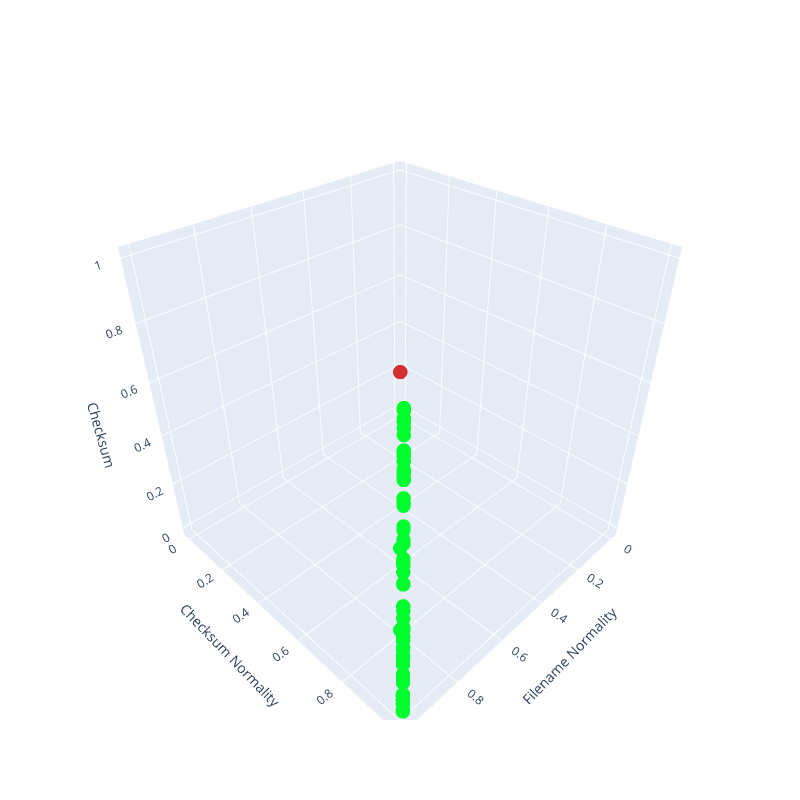

Source (notebook cell):
### Markdown cell above
# Baseline: Files Executed During Boot

Axis descriptions:

- **Checksum**: Serves only to spread out the data for better visualization.
- **Filename Normality**: Shows how often file names appear in the baseline.
- **Checksum Normality**: Shows how often file contents appear in the baseline.

*Fewer matches, or values closer to zero, are more likely to be anomalous.*

***Rule of thumb:*** Green is good, red is bad.

### Code cell
x = analysis_df[['FileName_Count_Data','ImageChecksum_Count_Data', 'ImageChecksum_Data']].values
Scene = dict(xaxis = dict(title = 'Filename Normality'), yaxis = dict(title = 'Checksum Normality'), zaxis = dict(title = 'Checksum'))
trace = go.Scatter3d(x=x[:, 0],y=x[:, 1],z=x[:, 2], mode='markers', marker=dict(color = analysis_df['ImageChecksum_Count_Data'], colorscale=['#cf0000', '#00ff2f'],
                        opacity = 0.8, size = 5), hovertemplate = analysis_df.FileName.astype(str))
layout = go.Layout(margin=dict(l=0,r=0), scene = Scene, height = 800, width = 800)
data = [trace]
fig = go.Figure(data = data, layout = layout)
for name in df2['FileName']:
    print('Anomalous File:', name)
fig.show()

### Figure 1 — Plotly figure (JSON) as saved in the notebook; plotly's stock layout.template omitted (floating-point values rounded to 4 significant figures; data arrays with more than 128 entries replaced by an {"elided": "..."} marker saying what was removed)
{"data": [{"hovertemplate": {"elided": "7501 str values"}, "marker": {"color": {"elided": "7501 int values"}, "colorscale": [[0, "#cf0000"], [1, "#00ff2f"]], "opacity": 0.8, "size": 5}, "mode": "markers", "type": "scatter3d", "x": {"elided": "7501 float values"}, "y": {"elided": "7501 int values"}, "z": {"elided": "7501 float values"}}], "layout": {"height": 800, "margin": {"l": 0, "r": 0}, "scene": {"aspectmode": "auto", "aspectratio": {"x": 1, "y": 1, "z": 1}, "xaxis": {"title": {"text": "Filename Normality"}, "type": "linear"}, "yaxis": {"title": {"text": "Checksum Normality"}, "type": "linear"}, "zaxis": {"title": {"text": "Checksum"}, "type": "linear"}}, "width": 800}}
